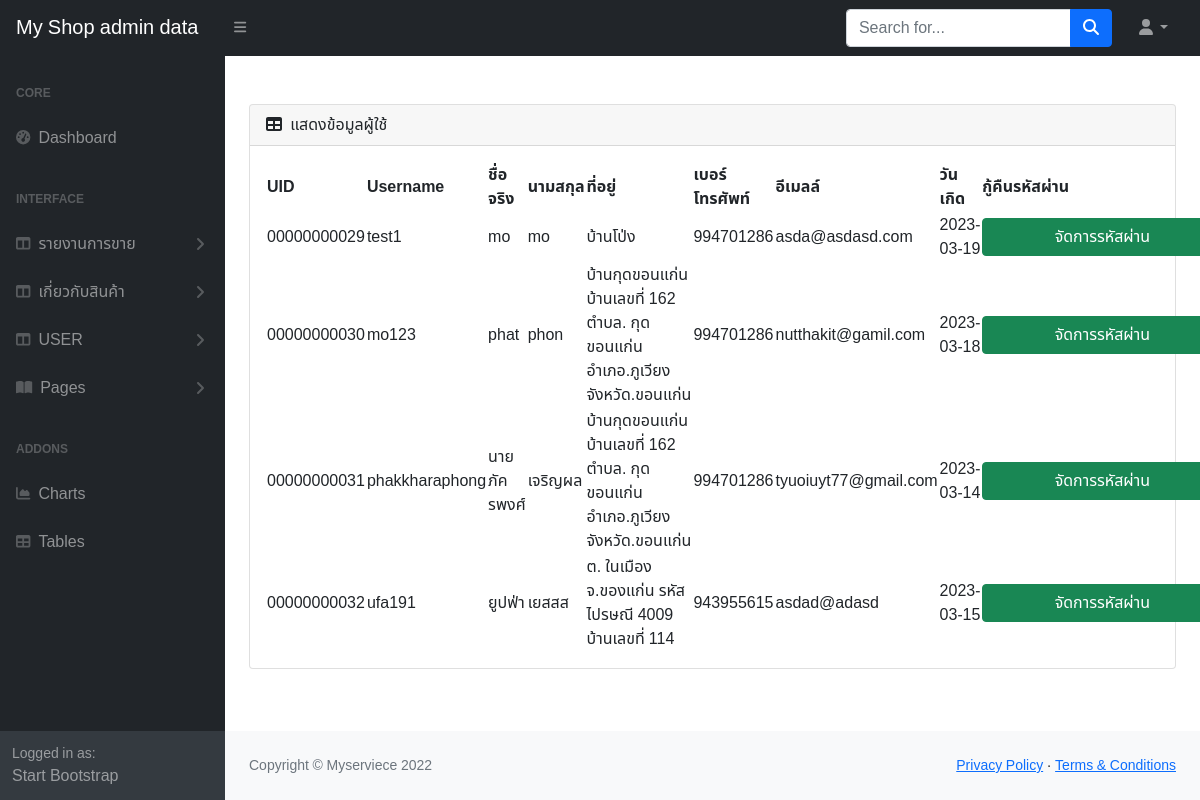
The page /admin/recro.php on the database its author committed.
### tables this page shows
CREATE TABLE `user` (
  `id_user` int(11) UNSIGNED ZEROFILL NOT NULL COMMENT 'userid',
  `username` varchar(100) NOT NULL COMMENT 'username',
  `password` varchar(255) NOT NULL,
  `f_name` varchar(255) NOT NULL COMMENT 'fname',
  `l_name` varchar(255) NOT NULL COMMENT 'lname',
  `address` text NOT NULL COMMENT 'add',
  `number_phone` int(10) NOT NULL COMMENT 'phone',
  `email` varchar(255) NOT NULL,
  `birthday` date NOT NULL COMMENT 'วันเกิด',
  `member_code` varchar(20) NOT NULL COMMENT 'เมมเบอร์'
);

### admin/recro.php (the view, shortened to what this page needs)
<?php
    require('dbconnectadmin.php');
    $sql = "SELECT * FROM user";
    $resulet =  mysqli_query($con,$sql);
?>
<!DOCTYPE html>
<html lang="en">
<head>
    <link href="https://cdn.jsdelivr.net/npm/simple-datatables@latest/dist/style.css" rel="stylesheet" />
    <link href="css/styles.css" rel="stylesheet" />
    <link rel="stylesheet" href="style.css">
</head>
<body class="sb-nav-fixed">
    <?php include'menu.php';?>
    <div id="layoutSidenav_content">
        <br><br>
        <main>
            <div class="container-fluid px-4">
                <div class="card mb-4">
                    <div class="card-header">
                        <i class="fas fa-table me-1"></i>
                        แสดงข้อมูลผู้ใช้
                    </div>
                    <div class="card-body">
                        <table id="datatablesSimple">
                            <thead>
                                <tr>
                                    <th>UID</th>
                                    <th>Username</th>
                                    <th>ชื่อจริง</th>
                                    <th>นามสกุล</th>
                                    <th>ที่อยู่</th>
                                    <th>เบอร์โทรศัพท์</th>
                                    <th>อีเมลล์</th>
                                    <th>วันเกิด</th>
                                    <th>กู้คืนรหัสผ่าน</th>
                                </tr>
                            </thead>
                            <tbody>
                                <?php
                                        while($row =  mysqli_fetch_array($resulet)){
                                    ?>
                                <tr>
                                    <td><?php echo $row['id_user'];?></td>
                                    <td><?php echo $row['username'];?></td>
                                    <td><?php echo $row['f_name'];?></td>
                                    <td><?php echo $row['l_name'];?></td>
                                    <td><?php echo $row['address'];?></td>
                                    <td><?php echo $row['number_phone'];?></td>
                                    <td><?php echo $row['email'];?></td>
                                    <td><?php echo $row['birthday'];?></td>
                                    <td><a href="from_user.php?username=<?php echo $row['username'];?>"
                                            class="btn btn-success" style="width: 15rem;">จัดการรหัสผ่าน</a></td>
                                </tr>
                                <?php
                                            }
                                        ?>
                            </tbody>
                        </table>
                    </div>
                </div>
            </div>
        </main>
        <?php include'footer.php';?>
    </div>
</body>
</html>

### admin/style.css (style rules this page uses)
* { font-family: 'Noto Sans Thai', sans-serif; }

### rows shown on the page
user: id_user "00000000029", username "test1", f_name "mo", l_name "mo", address "บ้านโป่ง", number_phone "994701286", email "asda@asdasd.com", birthday "2023-03-19"
user: id_user "00000000030", username "mo123", f_name "phat", l_name "phon", address "บ้านกุดขอนแก่น บ้านเลขที่ 162 ตำบล. กุดขอนแก่น อำเภอ.ภูเวียง จังหวัด.ขอนแก่น", number_phone "994701286", email "nutthakit@gamil.com", birthday "2023-03-18"
user: id_user "00000000031", username "phakkharaphong", f_name "นาย ภัครพงศ์", l_name "เจริญผล", address "บ้านกุดขอนแก่น บ้านเลขที่ 162 ตำบล. กุดขอนแก่น อำเภอ.ภูเวียง จังหวัด.ขอนแก่น", number_phone "994701286", email "tyuoiuyt77@gmail.com", birthday "2023-03-14"
user: id_user "00000000032", username "ufa191", f_name "ยูปฟ่า", l_name "เยสสส", address "ต. ในเมือง จ.ของแก่น รหัสไปรษณี 4009 บ้านเลขที่ 114", number_phone "943955615", email "asdad@adasd", birthday "2023-03-15"
